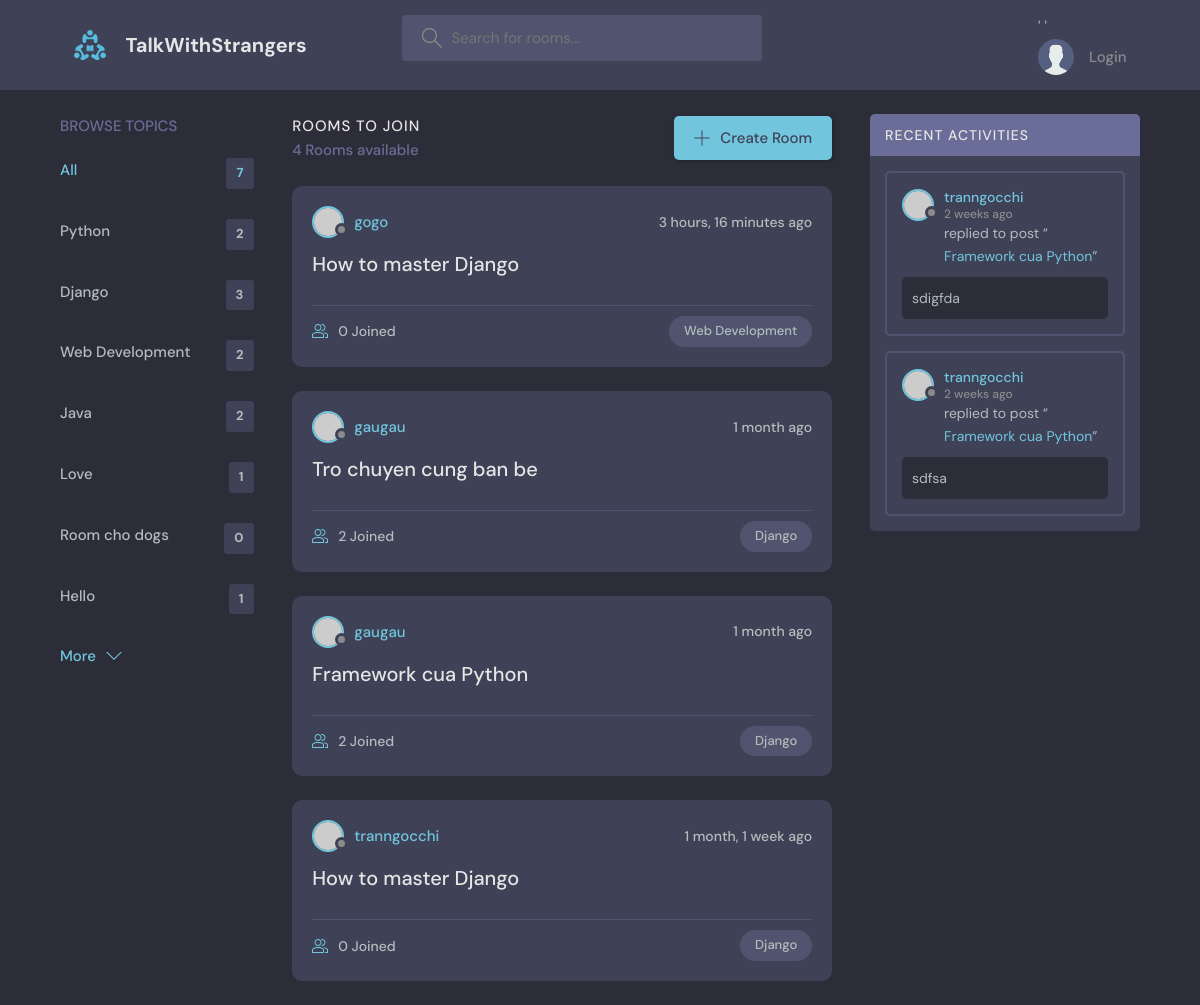
Screenshot of /?q=Django with the database file from the repository.
### base/models.py (models this page shows, shortened)
class Topic(models.Model):
    name = models.CharField(max_length=200)

class Room(models.Model):
    host = models.ForeignKey(User, on_delete=models.SET_NULL, null=True)
    topic = models.ForeignKey(Topic, on_delete=models.SET_NULL, null=True)
    name = models.CharField(max_length=200)
    description = models.TextField(null=True, blank=True)
    participants = models.ManyToManyField(User, related_name='participants', blank=True)
    updated = models.DateTimeField(auto_now=True)
    created = models.DateTimeField(auto_now_add=True)
    class Meta:
        ordering = ['-updated', '-created']
    def __str__(self):
        return self.name

class Message(models.Model):
    user = models.ForeignKey(User, on_delete=models.CASCADE)
    room = models.ForeignKey(Room, on_delete=models.CASCADE)
    body = models.TextField()
    updated = models.DateTimeField(auto_now=True)
    created = models.DateTimeField(auto_now_add=True)
    class Meta:
        ordering = ['-updated', '-created']

### base/views.py (the view)
# urls.py: path('', views.home, name="home"),
def home(request):
    q = request.GET.get('q') if request.GET.get('q') != None else ''
    rooms = Room.objects.filter(
        Q(topic__name__icontains=q) |
        Q(name__icontains=q)|
        Q(description__icontains=q)
    )
    topics = Topic.objects.all()
    room_count = rooms.count()
    room_messages = Message.objects.filter(Q(room__topic__name__icontains=q))
    context = {'rooms': rooms, 'topics': topics, 'room_count': room_count,
    'room_messages': room_messages}
    return render(request, 'base/home.html', context)

### base/templates/base/home.html (shortened to what this page needs)
{% extends 'main.html' %}
{% block content %}
    <main class="layout layout--3">
      <div class="container">
        {% include 'base/topics_component.html' %}
        <div class="roomList">
          <div class="roomList__header">
            <div>
              <h2>Rooms To Join</h2>
              <p>{{room_count}} Rooms available</p>
            </div>
            <a class="btn btn--main" href="{% url 'create-room' %}">
              <svg version="1.1" xmlns="http://www.w3.org/2000/svg" width="32" height="32" viewBox="0 0 32 32">
                <title>add</title>
                <path
                  d="M16.943 0.943h-1.885v14.115h-14.115v1.885h14.115v14.115h1.885v-14.115h14.115v-1.885h-14.115v-14.115z"
                ></path>
              </svg>
              Create Room
            </a>
          </div>
          {% include 'base/feed_component.html' %}
        </div>
        {% include 'base/activity_component.html' %}
      </div>
    </main>
{% endblock content %}

### base/templates/base/topics_component.html
<div class="topics">
    <div class="topics__header">
      <h2>Browse Topics</h2>
    </div>
    <ul class="topics__list">
      <li>
        <a href="{% url 'home' %}" class="active">All <span>{{topics.count}}</span></a>
      </li>
      {% for topic in topics %}
      <li>
        <a href="{% url 'home' %}?q={{topic.name}}">{{topic.name}} <span>{{topic.room_set.all.count}}</span></a>
      </li>
      {% endfor %}
    </ul>
    <a class="btn btn--link" href="topics.html">
      More
      <svg version="1.1" xmlns="http://www.w3.org/2000/svg" width="32" height="32" viewBox="0 0 32 32">
        <title>chevron-down</title>
        <path d="M16 21l-13-13h-3l16 16 16-16h-3l-13 13z"></path>
      </svg>
    </a>
  </div>

### base/templates/base/feed_component.html (shortened to what this page needs)
{% for room in rooms %}
<div class="roomListRoom">
    <div class="roomListRoom__header">
      <a href="{% url 'user-profile' room.host.id %}" class="roomListRoom__author">
        <div class="avatar avatar--small">
          <img src="https://randomuser.me/api/portraits/women/11.jpg" />
        </div>
        <span>{{room.host.username}}</span>
      </a>
      <div class="roomListRoom__actions">
        <span>{{room.created|timesince}} ago</span>
      </div>
    </div>
    <div class="roomListRoom__content">
      <a href="{% url 'room' room.id %}">{{room.name}}</a>
    </div>
    <div class="roomListRoom__meta">
      <a href="{% url 'room' room.id %}" class="roomListRoom__joined">
        {{room.participants.all.count}} Joined
      </a>
      <p class="roomListRoom__topic">{{room.topic.name}}</p>
    </div>
  </div>
  {% endfor %}

### base/templates/base/activity_component.html (shortened to what this page needs)
<div class="activities">
    <div class="activities__header">
      <h2>Recent Activities</h2>
    </div>
    {% for message in room_messages %}
    <div class="activities__box">
      <div class="activities__boxHeader roomListRoom__header">
        <a href="{% url 'user-profile' message.user.id %}" class="roomListRoom__author">
          <div class="avatar avatar--small">
            <img src="https://randomuser.me/api/portraits/women/11.jpg" />
          </div>
          <p>
            {{message.user}}
            <span>{{message.created|timesince}} ago</span>
          </p>
        </a>
      </div>
      <div class="activities__boxContent">
          <p>replied to post “<a href="{% url 'room' message.room.id %}">{{message.room}}</a>”</p>
          <div class="activities__boxRoomContent">
              {{message.body}}
          </div>
      </div>
    </div>
    {% endfor %}
  </div>

### rows the page displays
Topic: name "Python", room_set.all.count "2"
Topic: name "Django", room_set.all.count "3"
Topic: name "Web Development", room_set.all.count "2"
Topic: name "Java", room_set.all.count "2"
Topic: name "Love", room_set.all.count "1"
Topic: name "Room cho dogs", room_set.all.count "0"
Topic: name "Hello", room_set.all.count "1"
Room: host.username "gogo", created "3 hours, 16 minutes", name "How to master Django", participants.all.count "0", topic.name "Web Development"
Room: host.username "gaugau", created "1 month", name "Tro chuyen cung ban be", participants.all.count "2", topic.name "Django"
Room: host.username "gaugau", created "1 month", name "Framework cua Python", participants.all.count "2", topic.name "Django"
Room: host.username "tranngocchi", created "1 month, 1 week", name "How to master Django", participants.all.count "0", topic.name "Django"
Message: user "tranngocchi", created "2 weeks", room "Framework cua Python", body "sdigfda"
Message: user "tranngocchi", created "2 weeks", room "Framework cua Python", body "sdfsa"

### other values shown
{{ topics.count }} "7"
{{ room_count }} "4"
